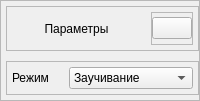
               <widget class="QWidget" name="parPage">
                <layout class="QVBoxLayout" name="verticalLayout_58">
                 <property name="spacing">
                  <number>0</number>
                 </property>
                 <property name="leftMargin">
                  <number>0</number>
                 </property>
                 <property name="topMargin">
                  <number>0</number>
                 </property>
                 <property name="rightMargin">
                  <number>0</number>
                 </property>
                 <property name="bottomMargin">
                  <number>0</number>
                 </property>
                 <item>
                  <widget class="QFrame" name="parPageFrame">
                   <property name="frameShape">
                    <enum>QFrame::StyledPanel</enum>
                   </property>
                   <property name="frameShadow">
                    <enum>QFrame::Raised</enum>
                   </property>
                   <layout class="QVBoxLayout" name="verticalLayout_59">
                    <property name="spacing">
                     <number>10</number>
                    </property>
                    <property name="leftMargin">
                     <number>5</number>
                    </property>
                    <property name="topMargin">
                     <number>5</number>
                    </property>
                    <property name="rightMargin">
                     <number>0</number>
                    </property>
                    <property name="bottomMargin">
                     <number>5</number>
                    </property>
                    <item alignment="Qt::AlignTop">
                     <widget class="QFrame" name="parMenuTitleFrame">
                      <property name="minimumSize">
                       <size>
                        <width>0</width>
                        <height>45</height>
                       </size>
                      </property>
                      <property name="frameShape">
                       <enum>QFrame::StyledPanel</enum>
                      </property>
                      <property name="frameShadow">
                       <enum>QFrame::Raised</enum>
                      </property>
                      <layout class="QHBoxLayout" name="horizontalLayout_41">
                       <property name="spacing">
                        <number>10</number>
                       </property>
                       <property name="leftMargin">
                        <number>5</number>
                       </property>
                       <property name="topMargin">
                        <number>5</number>
                       </property>
                       <property name="rightMargin">
                        <number>5</number>
                       </property>
                       <property name="bottomMargin">
                        <number>5</number>
                       </property>
                       <item>
                        <widget class="QLabel" name="parMenuTitle">
                         <property name="sizePolicy">
                          <sizepolicy hsizetype="Expanding" vsizetype="Preferred">
                           <horstretch>0</horstretch>
                           <verstretch>0</verstretch>
                          </sizepolicy>
                         </property>
                         <property name="text">
                          <string>Параметры</string>
                         </property>
                         <property name="alignment">
                          <set>Qt::AlignCenter</set>
                         </property>
                        </widget>
                       </item>
                       <item>
                        <widget class="QFrame" name="frame_16">
                         <property name="frameShape">
                          <enum>QFrame::StyledPanel</enum>
                         </property>
                         <property name="frameShadow">
                          <enum>QFrame::Raised</enum>
                         </property>
                         <layout class="QHBoxLayout" name="horizontalLayout_42">
                          <property name="spacing">
                           <number>0</number>
                          </property>
                          <property name="leftMargin">
                           <number>0</number>
                          </property>
                          <property name="topMargin">
                           <number>0</number>
                          </property>
                          <property name="rightMargin">
                           <number>0</number>
                          </property>
                          <property name="bottomMargin">
                           <number>0</number>
                          </property>
                          <item>
                           <widget class="QPushButton" name="saveParBtn">
                            <property name="text">
                             <string/>
                            </property>
                            <property name="iconSize">
                             <size>
                              <width>24</width>
                              <height>24</height>
                             </size>
                            </property>
                           </widget>
                          </item>
                         </layout>
                        </widget>
                       </item>
                      </layout>
                     </widget>
                    </item>
                    <item>
                     <widget class="QFrame" name="parFrame">
                      <property name="sizePolicy">
                       <sizepolicy hsizetype="Expanding" vsizetype="Expanding">
                        <horstretch>0</horstretch>
                        <verstretch>0</verstretch>
                       </sizepolicy>
                      </property>
                      <property name="frameShape">
                       <enum>QFrame::StyledPanel</enum>
                      </property>
                      <property name="frameShadow">
                       <enum>QFrame::Raised</enum>
                      </property>
                      <layout class="QVBoxLayout" name="verticalLayout_60">
                       <property name="spacing">
                        <number>10</number>
                       </property>
                       <property name="leftMargin">
                        <number>5</number>
                       </property>
                       <property name="topMargin">
                        <number>5</number>
                       </property>
                       <property name="rightMargin">
                        <number>5</number>
                       </property>
                       <property name="bottomMargin">
                        <number>5</number>
                       </property>
                       <item>
                        <layout class="QFormLayout" name="formLayout_3">
                         <property name="horizontalSpacing">
                          <number>20</number>
                         </property>
                         <property name="verticalSpacing">
                          <number>10</number>
                         </property>
                         <item row="0" column="0">
                          <widget class="QLabel" name="labelParMode">
                           <property name="text">
                            <string>Режим</string>
                           </property>
                           <property name="scaledContents">
                            <bool>false</bool>
                           </property>
                          </widget>
                         </item>
                         <item row="0" column="1">
                          <widget class="QComboBox" name="modeComboBox">
                           <property name="editable">
                            <bool>false</bool>
                           </property>
                           <item>
                            <property name="text">
                             <string>Заучивание</string>
                            </property>
                           </item>
                           <item>
                            <property name="text">
                             <string>Полный ответ</string>
                            </property>
                           </item>
                          </widget>
                         </item>
                        </layout>
                       </item>
                      </layout>
                     </widget>
                    </item>
                   </layout>
                  </widget>
                 </item>
                </layout>
               </widget>
